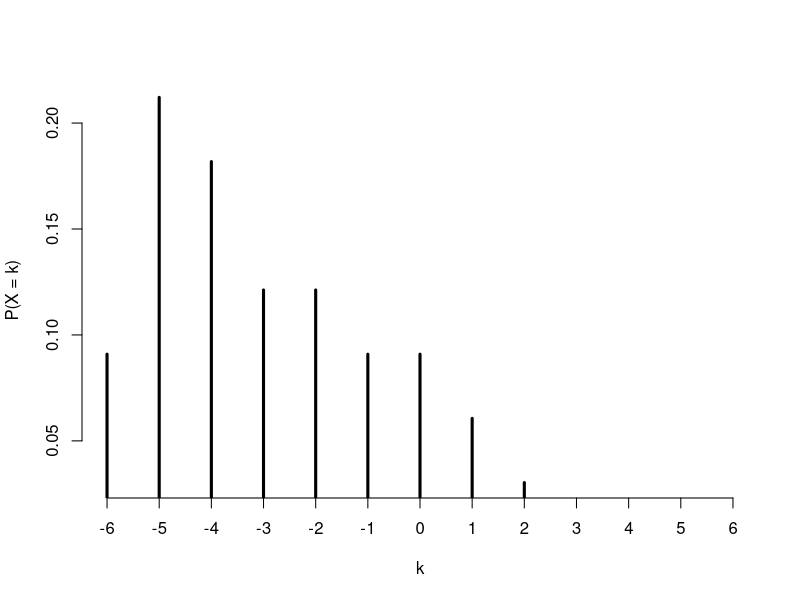
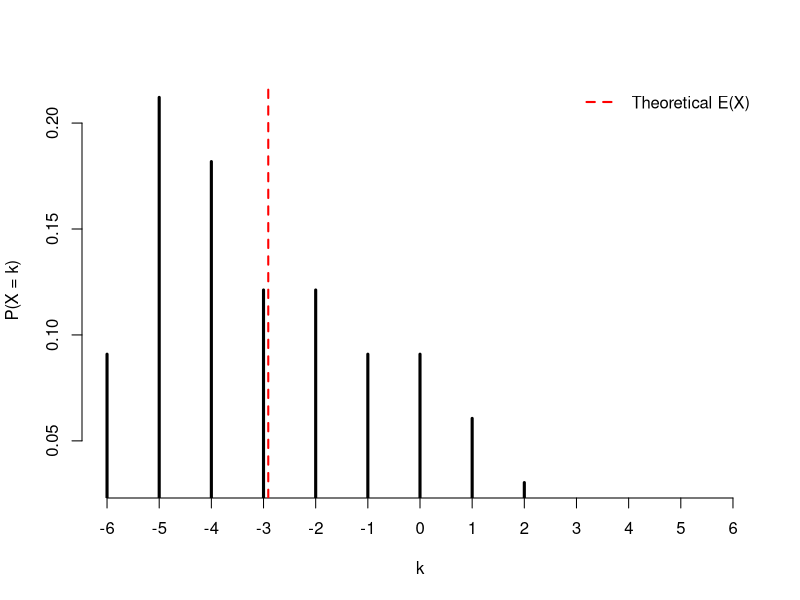
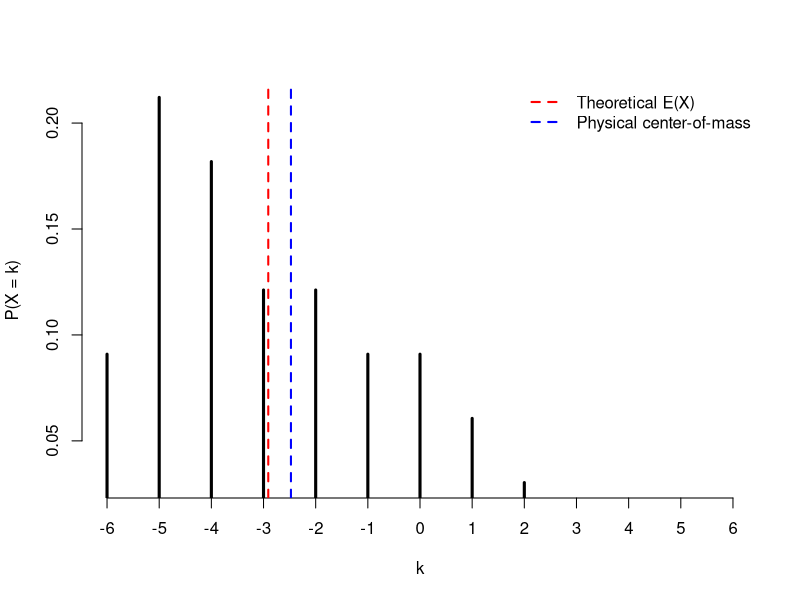

Write R code to recreate these figures, in order.
# ==============================================================================
# specify the distribution of the random variable
# ==============================================================================

range_X <- -6:2

mass <- c(3, 7, 6, 4, 4, 3, 3, 2, 1)

PMF <- mass / sum(mass)

# ==============================================================================
# plot the PMF
# ==============================================================================

plot(range_X, PMF, type = "h", xlim = c(-6, 6), lwd = 3, 
     xlab = "k",
     ylab = "P(X = k)",
     xaxt = "n",
     bty = "n")
axis(1, at = -6:6, labels = -6:6)

# ==============================================================================
# compute the theoretical expected value (center of mass)
# ==============================================================================

EX <- sum(range_X * PMF)
medX <- range_X[which(cumsum(PMF) >= 0.5)[1]]


pmf <- plot(range_X, PMF, type = "h", xlim = c(-6, 6), lwd = 3, 
     xlab = "k",
     ylab = "P(X = k)",
     xaxt = "n",
     bty = "n")
axis(1, at = -6:6, labels = -6:6)
abline(v = EX, col = "red", lwd = 2, lty = 2)
legend("topright", legend = "Theoretical E(X)", lty = 2, lwd = 2, col = "red", bty = "n")

# ==============================================================================
# compute the true center of mass accounting for mass of the rig
# ==============================================================================

rig_mass <- 11.6
rig_com <- 0
bead_mass <- 2 * sum(mass)

com <- (rig_mass * rig_com + bead_mass * EX) / (rig_mass + bead_mass)


plot(range_X, PMF, type = "h", xlim = c(-6, 6), lwd = 3, 
     xlab = "k",
     ylab = "P(X = k)",
     xaxt = "n",
     bty = "n")
axis(1, at = -6:6, labels = -6:6)
abline(v = EX, col = "red", lwd = 2, lty = 2)
abline(v = com, col = "blue", lwd = 2, lty = 2)
legend("topright", legend = c("Theoretical E(X)", "Physical center-of-mass"), lty = 2, lwd = 2, col = c("red", "blue"), bty = "n")
